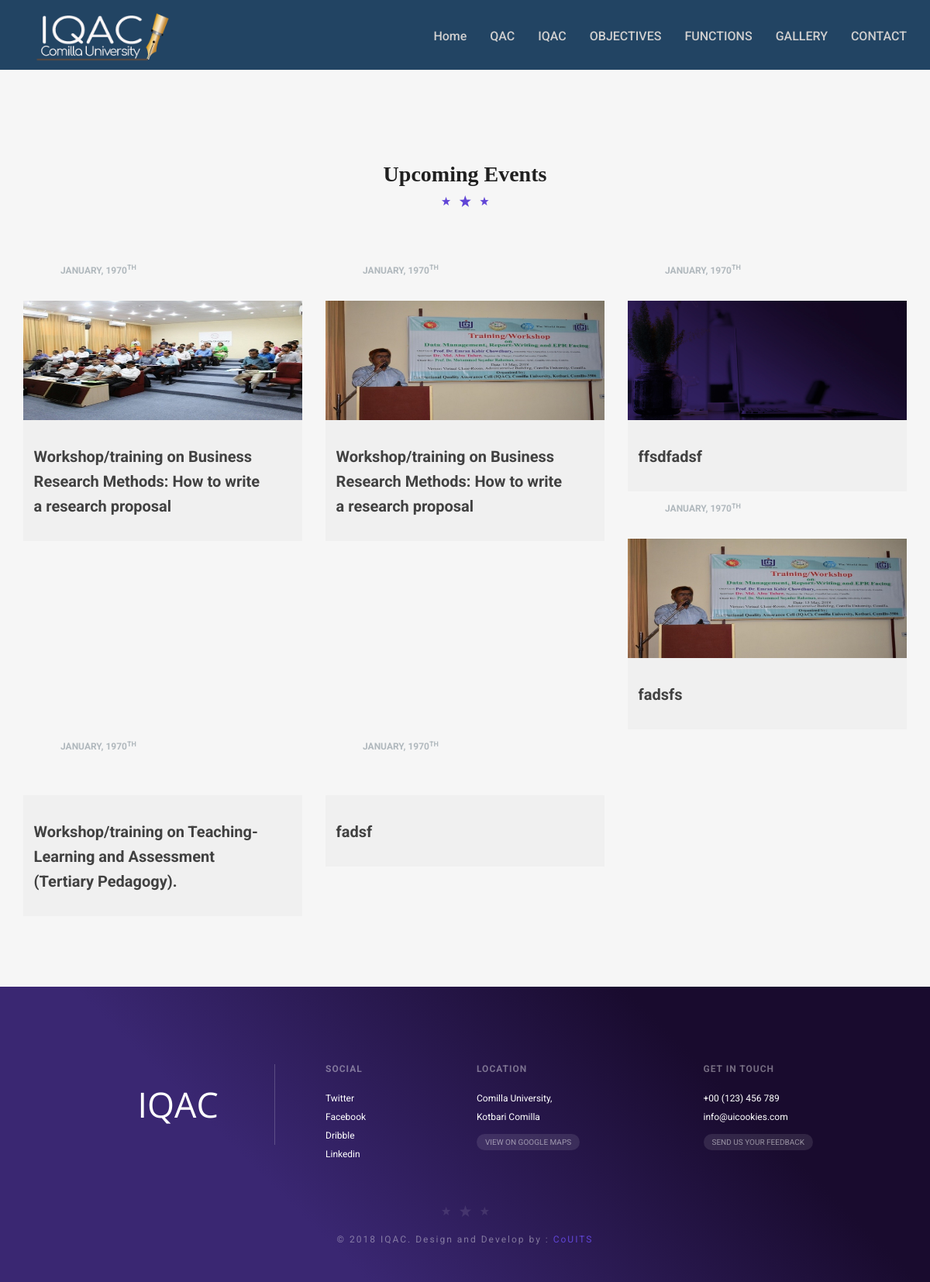
/index.php/home_controller/upcoming_events, run on the app's committed database.
### tables this page shows
CREATE TABLE `event` (
  `id` int(11) NOT NULL,
  `title` varchar(255) NOT NULL,
  `image` varchar(255) NOT NULL,
  `description` text NOT NULL,
  `details` text NOT NULL,
  `date` varchar(255) NOT NULL,
  `created_at` varchar(255) NOT NULL,
  `hide_key` int(11) NOT NULL
);

### application/controllers/Home_Controller.php (called while the page is built, shortened)
<?php
class Home_Controller extends CI_Controller {
	public function upcoming_events()
	{
		$data=array();
		$data['home_event']=$this->show_full_event();
		$this->load->view('public_part/pages/Event',$data);
	}
		public function show_full_event()
	{
		$data=array();
		$data['show_all_events']=$this->Event_model->show_all_events_home();
		return $data['show_all_events'];
	}
}

### index.php (called while the page is built, shortened)
<?php
require_once BASEPATH.'core/CodeIgniter.php';

### application/models/Event_model.php (called while the page is built, shortened)
<?php
class Event_model extends CI_Model {
		public function show_all_events_home(){
		$this->db->select('*');
		$this->db->from('event');
		$query_result = $this->db->get();
		$result = $query_result->result();
		return $result;
	}
}

### application/views/public_part/pages/Event.php (the view, shortened to what this page needs)
<!DOCTYPE html>
<html lang="en">
	<head>
	    <link href="<?php echo base_url(); ?>assets/frontend/fonts/flaticon/flaticon.css" rel="stylesheet">
	    <link href="<?php echo base_url(); ?>assets/frontend/css/font-awesome.min.css" rel="stylesheet">
	    <link href="<?php echo base_url(); ?>assets/frontend/css/hippo-off-canvas.css" rel="stylesheet">
	    <link href="<?php echo base_url(); ?>assets/frontend/css/animate.css" rel="stylesheet">
	    <link href="<?php echo base_url(); ?>assets/frontend/css/owl.theme.css" rel="stylesheet">
	    <link href="<?php echo base_url(); ?>assets/frontend/css/owl.carousel.css" rel="stylesheet">
	    <link href="<?php echo base_url(); ?>assets/frontend/css/bootstrap.min.css" rel="stylesheet">
	    <link href="<?php echo base_url(); ?>assets/frontend/css/style.css" rel="stylesheet">
	    <link href="<?php echo base_url(); ?>assets/frontend/css/responsive.css" rel="stylesheet">
	</head>
<body id="page-top" data-spy="scroll"  data-target=".navbar">
  <div id="st-container" class="st-container">
    <div class="st-pusher">
        <div class="st-content">
            <div class="st-content-inner">
			  	<header class="header">
					<nav class="navbar navbar-default" role="navigation">
						<div class="container">
							<div class="navbar-header">
								<h1 class="logo"><a class="navbar-brand" href="index.html"><img src="<?php echo base_url()?>assets/frontend/img/iqac1.png"></a></h1>
							</div>
							<div class="collapse navbar-collapse navbar-collapse">
								<ul class="nav navbar-nav navbar-right ">
									<li><a class="page-scroll" href="<?php echo base_url(); ?>">Home</a></li>
									<li><a class="page-scroll" href="index.html">QAC</a></li>
									<li><a class="page-scroll" href="index.html">IQAC</a></li>
									<li><a class="page-scroll" href="index.html">OBJECTIVES</a></li>
									<li><a class="page-scroll" href="index.html">FUNCTIONS</a>
									</li>
									<li><a class="page-scroll" href="index.html">GALLERY</a></li>
									<li><a class="page-scroll" href="#contact">CONTACT</a></li>
								</ul>
							</div>
						</div>
					</nav>
				</header>
		        <section id="activities" class="team-section blog-section section-padding">
			        <div class="container">
		              	<div class="row text-center">
		                	<div class="col-xs-12">
		                  		<h2 class="section-title wow zoomIn">Upcoming Events</h2>
		                	</div>
		              	</div>
		              	<div class="row content-row">
  <?php foreach ($home_event as $v) {?>
							<div class="col-sm-6 col-md-4">
								<article class="blog-post-wrapper">
																	<header class="entry-header">
										<div class="entry-meta">
										<?php
											$date=$v->date;
											$date = date('F, Y', strtotime($date))
										?>
											<span class="the-time"><a href="#"><?php echo $date; ?><sup>th</sup></a></span>
										</div>
									</header>
									<div class="post-thumbnail">
										<img src="<?php echo base_url().$v->image; ?> " alt="">
										<div class="entry-footer clearfix">
								       		<h2 class="entry-title"><a href="" data-toggle="modal" data-target="#activityModal<?php echo $v->id; ?>"><?php echo $v->title; ?></h2>
										</div>
									</div>
								</article>
					      	</div>
 <?php } ?>
</div>
 	</div>
		        	</div>
				<section id="twitter" class="twitter-feed-section">
				    <div class="container">
				      <div class="row">
				        <div class="col-sm-8 col-sm-offset-2 text-center">
				        </div>
				      </div>
				    </div>
				</section>
				<footer id="contact" class="footer-widget-wrapper">
					<div class="container">
						<div class="row">
							<div class="col-sm-3 col-md-3 col-md-offset-1">
								<div class="footer-widget footer-logo">
									<a href="#">IQAC</a>
								</div>
							</div>
							<div class="col-sm-3 col-md-2 col-lg-2">
								<div class="footer-widget">
									<h3>Social</h3>
									<ul>
										<li><a href="#">Twitter</a></li>
										<li><a href="#">Facebook</a></li>
										<li><a href="#">Dribble</a></li>
										<li><a href="#">Linkedin</a></li>
									</ul>
								</div>
							</div>
							<div class="col-sm-3 col-md-3">
								<div class="footer-widget">
									<h3>Location</h3>
									<address>
									  Comilla University,<br>
									  Kotbari Comilla<br>
									  <a class="modal-map" data-toggle="modal" data-target="#cssMapModal" href="#">View on Google Maps</a>
									</address>
								</div>
							</div>
							<div class="col-sm-3 col-md-3">
								<div class="footer-widget">
									<h3>Get in Touch</h3>
									<a href="#">+00 (123) 456 789</a>
									<a href="mailto:#">info@uicookies.com</a>
									<a class="feedback-modal" data-toggle="modal" data-target="#feedModal" href="#">Send us your feedback</a>
								</div>
							</div>
						</div>
						<div class="row">
							<div class="col-xs-12 text-center">
								<div class="copyright">
									<p>&copy; 2018 IQAC.  Design and Develop by : <a href="http://couitsbd.org/" title="CoUITS">CoUITS</a></p>
								</div>
							</div>
						</div>
					</div>
				</footer>
        </div>
    </div>
    </div>
	</body>
</html>

### assets/frontend/css/hippo-off-canvas.css (style rules this page uses)
.hippo-offcanvas-wrapper, .hippo-offcanvas-pusher, .hippo-offcanvas-contents { height : 100%; }
.hippo-offcanvas-contents, .hippo-offcanvas-contents-inner { position : relative; }
.hippo-offcanvas-wrapper { position : relative; overflow : hidden; }
.hippo-offcanvas-pusher { position : relative; left : 0; z-index : 99; height : 100%; -webkit-transition : -webkit-transform 0.5s; -moz-transition : -moz-transform 0.5s; -ms-transition : -ms-transform 0.5s; -o-transition : -o-transform 0.5s; transition : transform 0.5s; }
.hippo-offcanvas-pusher::after { position : absolute; top : 0; right : 0; width : 0; height : 0; background : rgba(0, 0, 0, 0.5); content : ''; opacity : 0; -webkit-transition : opacity 0.5s, width 0.1s 0.5s, height 0.1s 0.5s; -moz-transition : opacity 0.5s, width 0.1s 0.5s, height 0.1s 0.5s; -o-transition : opacity 0.5s, width 0.1s 0.5s, height 0.1s 0.5s; transition : opacity 0.5s, width 0.1s 0.5s, height 0.1s 0.5s; z-index: 999; }

### data on the page
event: date "JANUARY, 1970", image (picture), title "Workshop/training on Business Research Methods: How to write a research proposal"
event: date "JANUARY, 1970", image (picture), title "Workshop/training on Business Research Methods: How to write a research proposal"
event: date "JANUARY, 1970", image (picture), title "ffsdfadsf"
event: date "JANUARY, 1970", image (picture), title "fadsfs"
event: date "JANUARY, 1970", title "Workshop/training on Teaching-Learning and Assessment (Tertiary Pedagogy)."
event: date "JANUARY, 1970", title "fadsf"
